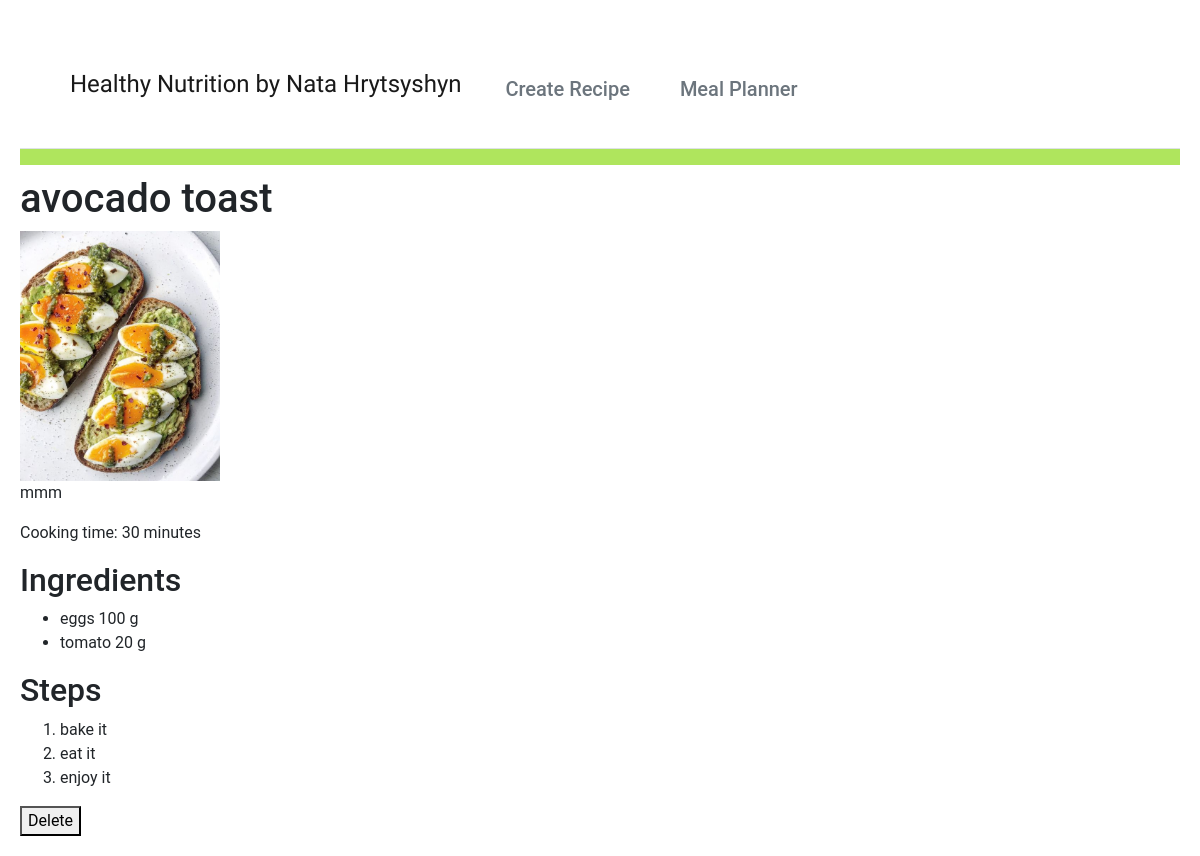
The page /recipe/avocado-toast on the database its author committed.
### website/models.py (models this page shows, shortened)
class Recipe(db.Model):
    id = db.Column(db.Integer, primary_key=True)
    slug = db.Column(db.String(50),unique=True)
    title = db.Column(db.String(80))
    description = db.Column(db.String(1000))
    image_filename = db.Column(db.String(100))
    steps = db.relationship('Step', backref='recipe')
    cooking_time = db.Column(db.Integer)
    weekdays = db.relationship('WeekDay', secondary='recipe_weekday', backref='meal_plans')
    recipe_ingredients = db.relationship('RecipeIngredient', backref='recipe')

class Ingredient(db.Model):
    id = db.Column(db.Integer, primary_key=True)
    name = db.Column(db.String(80))

class RecipeIngredient(db.Model):
    id = db.Column(db.Integer, primary_key=True)
    quantity = db.Column(db.String(64), nullable=False)
    unit = db.Column(db.String(64), nullable=False)
    recipe_id = db.Column(db.Integer, db.ForeignKey('recipe.id', ondelete='CASCADE'), nullable=False)
    ingredient_id = db.Column(db.Integer, db.ForeignKey('ingredient.id',ondelete='CASCADE'), nullable=False)

class Step(db.Model):
    id = db.Column(db.Integer, primary_key=True)
    step_number = db.Column(db.Integer)
    step_description = db.Column(db.String(1000))
    recipe_id = db.Column(db.Integer, db.ForeignKey('recipe.id'))

### website/views.py (the view)
@views.route('/recipe/<slug>')
def view_recipe(slug):
    recipe = Recipe.query.filter_by(slug=slug).first_or_404()
    ingredients = Ingredient.query.all()
    return render_template('recipe.html', recipe=recipe,ingredients=ingredients)

### website/templates/recipe.html (shortened to what this page needs)
{% extends 'base.html' %}
{% block content %}
  <h1>{{ recipe.title }}</h1>
  {% if recipe.image_filename %}
    <img src="{{ url_for('static', filename='images/' + recipe.image_filename) }}" alt="{{ recipe.title }}" width="200" >
  {% else %}
    <p>No image available</p>
  {% endif %}
  <p>{{ recipe.description }}</p>
  <p>Cooking time: {{ recipe.cooking_time }} minutes</p>
  <h2>Ingredients</h2>
  <ul>
    {% for recipe_ingredient in recipe.recipe_ingredients %}
      {% for ingredient in ingredients %}
        {% if recipe_ingredient.ingredient_id == ingredient.id  %}
          <li>{{ ingredient.name }} {{ recipe_ingredient.quantity }} {{ recipe_ingredient.unit }}</li></li>
        {% endif %}
      {% endfor %}
{% endfor %}
  </ul>
  <h2>Steps</h2>
  <ol>
    {% for step in recipe.steps %}
      <li>{{ step.step_description }}</li>
    {% endfor %}
  </ol>
  <form method="POST" action="{{ url_for('views.delete_recipe', recipe_id=recipe.id) }}">
    <button type="submit">Delete</button>
</form>
{% endblock %}

### website/templates/base.html (shortened to what this page needs)
<!DOCTYPE html>
<html>
<head>
    <link rel="stylesheet" href="{{ url_for('static', filename='base.css') }}">
    <link rel="stylesheet" href="https://maxcdn.bootstrapcdn.com/bootstrap/4.0.0/css/bootstrap.min.css">
</head>
<body>
    <div id="wow">
    <header class="pb-3">
        <nav class="navbar navbar-expand-md navbar-light bg-white border-bottom">
            <div class="container-fluid px-md-4">
                <div class="d-flex w-100 navbar-collapse">
                    <a class="navbar-brand" href="/recipes">Healthy Nutrition by Nata Hrytsyshyn</a>
                    <a type="button" role="button" href="{{ url_for('views.create_recipe') }}"
                        class="btn btn-outline-secondary border-0 basket-btn">
                        <span class="fs15 fw500" style="font-size: 1.25rem;">Create Recipe</span>
                    </a>
                    <a type="button" role="button" href="{{ url_for('views.weekly_meal_plan') }}"
                        class="btn btn-outline-secondary border-0 basket-btn">
                        <span class="fs15 fw500" style="font-size: 1.25rem;">Meal Planner</span>
                    </a>
                </div>
            </div>
        </nav>
    </header>
</div>
    <div id="content">{% block content %} {% endblock %}</div>
</body>
</html>

### website/static/base.css (style rules this page uses)
.navbar-brand { font-family: 'Dancing Script', cursive; }
.btn { padding: 0px; margin: 10px; }
html, body, p, div { letter-spacing: -0.02px; font-family: 'Roboto', sans-serif; }
div,html { margin: 10px; }
.fs15 { font-size: 0.9375rem; }
.fw500 { font-weight: 500; }

### website/templates/base.html (style rules this page uses)
body { font-family: 'Dancing Script', cursive; }
.navbar { border-bottom: 1px solid #e9ecef; padding-bottom: 0.5rem; }
#wow { background-color: #AFE55D; }
.navbar-brand { font-size: 1.5rem; font-weight: 500; color: #212529; }
.btn-outline-secondary { color: #6c757d; border-color: #6c757d; }
.basket-btn { margin-left: 1rem; }
.fs15 { font-size: 15px; }
.fw500 { font-weight: 500; }

### rows shown on the page
Recipe: title "avocado toast", image_filename (picture), description "mmm", cooking_time "30"
RecipeIngredient: quantity "100", unit "g"
Ingredient: name "eggs"
RecipeIngredient: quantity "20", unit "g"
Ingredient: name "tomato"
Step: step_description "bake it"
Step: step_description "eat it"
Step: step_description "enjoy it"
